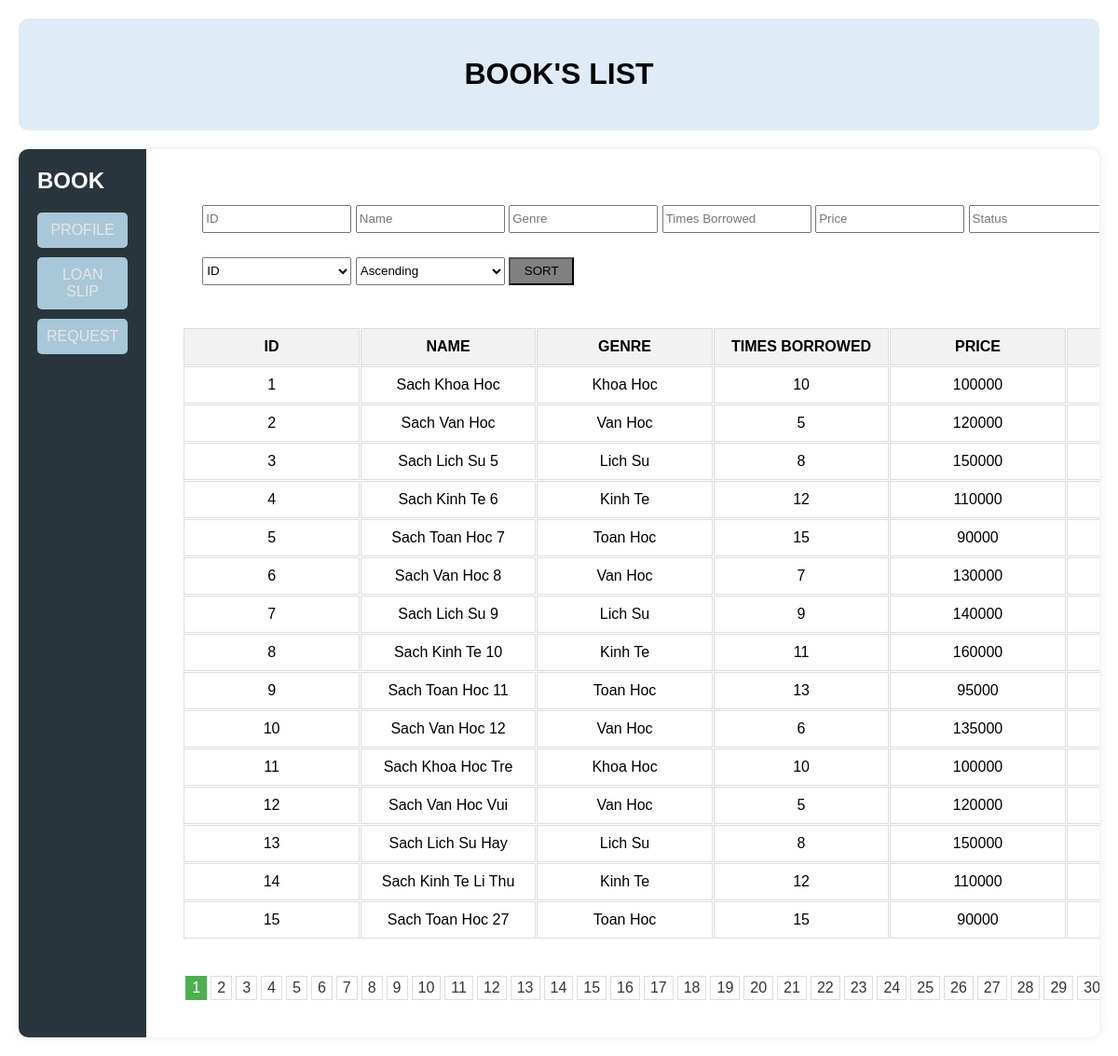
The page /book2.php on the database its author committed.
### tables this page shows
CREATE TABLE sach (
    idsach SERIAL PRIMARY KEY,
    phanloai VARCHAR(50),
    phimuon INT,
    ten VARCHAR(100),
    trangthai varchar(20),
    nhaxuatban VARCHAR(100),
    tacgia VARCHAR(100),
    luotmuon INT,
    idnhanvien INT
);

### book2.php (the view, shortened to what this page needs)
<?php
include "connect.php";
$limit = 15;
$page = isset($_GET['page']) ? $_GET['page'] : 1;
$start = ($page - 1) * $limit;
$sort = isset($_GET['sort']) ? $_GET['sort'] : 'idsach';
$order = isset($_GET['order']) ? $_GET['order'] : 'ASC';
if (isset($_POST['button-search'])) {
    $Id = $_POST['idsach'];
    $Ten = $_POST['ten'];
    $Phanloai = $_POST['phanloai'];
    $Luotmuon = $_POST['luotmuon'];
    $Phimuon = $_POST['phimuon'];
    $Trangthai = $_POST['trangthai'];
    $condition = "1=1";
    if (!empty($Id)) {
        $condition .= " AND idsach = '$Id'";
    }
    if (!empty($Ten)) {
        $condition .= " AND ten LIKE '%$Ten%'";
    }
    if (!empty($Phanloai)) {
        $condition .= " AND phanloai LIKE '%$Phanloai%'";
    }
    if (!empty($Luotmuon)) {
        $condition .= " AND luotmuon LIKE '%$Luotmuon%'";
    }
    if (!empty($Phimuon)) {
        $condition .= " AND phimuon LIKE '%$Phimuon%'";
    }
    if (!empty($Trangthai)) {
        $condition .= " AND trangthai LIKE '%$Trangthai%'";
    }
    $sql = "SELECT * FROM sach WHERE $condition ORDER BY $sort $order LIMIT $start, $limit";
} else {
    $sql = "SELECT * FROM sach ORDER BY $sort $order LIMIT $start, $limit";
}
$result = mysqli_query($conn, $sql);
$total_records_query = "SELECT COUNT(*) FROM sach";
$total_records_result = mysqli_query($conn, $total_records_query);
$total_records = mysqli_fetch_array($total_records_result)[0];
$total_pages = ceil($total_records / $limit);
?>
<html lang="en">
          <head>
          </head>
          <body>
		  <div class="container">
		  <div class="header">
				<h1>BOOK'S LIST</h1>
			</div>
			<div class="content">
				<div class="sidebar">
					<h2>BOOK</h2>
					<a href="reader.php">PROFILE</a>
					<a href="loan.php">LOAN SLIP</a>
					<a href="request.php">REQUEST</a>
				</div>
				<div class="main">
				<div class="form-change">
				<form action="book2.php" class="form-edit" method="post" enctype="multipart/form-data">
					<input type="text" class="form-container" placeholder="ID" name="idsach">
					<input type="text" class="form-container" placeholder="Name" name="ten">
					<input type="text" class="form-container" placeholder="Genre" name="phanloai">
					<input type="text" class="form-container" placeholder="Times Borrowed" name="luotmuon">
					<input type="text" class="form-container" placeholder="Price" name="phimuon">
					<input type="text" class="form-container" placeholder="Status" name="trangthai">
				</form>
                <form action="book.php" method="get">
        <select name="sort" class="form-container">
            <option value="idsach">ID</option>
        </select>
        <select name="order" class="form-container">
            <option value="ASC">Ascending</option>
        </select>
        <button class="bt" type="submit">SORT</button>
    </form>
				</div>
				<div class="table-container">
        <div class="grid-container">
            <div class="header1">ID</div>
            <div class="header1">NAME</div>
            <div class="header1">GENRE</div>
            <div class="header1">TIMES BORROWED</div>
            <div class="header1">PRICE</div>
			<div class="header1">STATUS</div>
            <?php
            if ($result) {
                while ($row = mysqli_fetch_assoc($result)) {
                    echo "<div>" . $row['idsach'] . "</div>";
                    echo "<div>" . $row['ten'] . "</div>";
                    echo "<div>" . $row['phanloai'] . "</div>";
                    echo "<div>" . $row['luotmuon'] . "</div>";
                    echo "<div>" . $row['phimuon'] . "</div>";
					echo "<div>" . $row['trangthai'] . "</div>";
                }
            }
            ?>
        </div>
    </div>
    <div class="pagination">
        <?php
        for ($i = 1; $i <= $total_pages; $i++) {
            echo "<a href='?page=" . $i . "'";
            if ($i == $page) echo " class='active'";
            echo ">" . $i . "</a>";
        }
        ?>
    </div>
				</div>
			</div>
		</div>
          </body>
          </html>

### book2.php (style rules this page uses)
body { margin: 0; padding: 0; background: #FFFFFF; font-family: 'Arial', sans-serif; overflow-x: hidden; }
.container { display: flex; flex-direction: column; min-height: 100vh; max-width: 100vw; margin: 0 auto; padding: 20px; box-sizing: border-box; }
.content { flex: 1; display: flex; flex-direction: row; background: #FFFFFF; border-radius: 10px; overflow: hidden; box-shadow: 0 0 10px rgba(0, 0, 0, 0.1); }
.header { text-align: center; padding: 20px; background: #DFEBF6; border-radius: 10px; margin-bottom: 20px; }
.sidebar { width: 270px; background: #29353C; color: #E6E6E6; padding: 20px; box-sizing: border-box; display: flex; flex-direction: column; }
.sidebar h2 { margin-top: 0; margin-bottom: 20px; color: #FFFFFF; }
.sidebar a { text-decoration: none; color: #E6E6E6; display: block; padding: 10px; margin-bottom: 10px; background: #A8C7D8; text-align: center; border-radius: 5px; }
.main { flex: 1; padding: 40px; display: flex; flex-direction: column; }
.grid-container { display: grid; grid-template-columns: repeat(6, 1fr); gap: 1px; width: 100%; margin: 20px auto; }
.grid-container > div { border: 1px solid #ddd; padding: 10px; text-align: center; }
.header1 { background-color: #f2f2f2; font-weight: bold; text-align: center; }
.table-container { position: relative; width: 100%; overflow-x: auto; }
.pagination { display: flex; justify-content: center; margin-top: 20px; }
.pagination a { color: #333; padding: 3px 6px; text-decoration: none; border: 1px solid #ddd; margin: 0 2px; }
.pagination a.active { background-color: #4CAF50; color: white; border: 1px solid #4CAF50; }
.form-container { width: 100%; max-width: 160px; height: 30px; margin-bottom: 10px; }
.form-change { margin-top: 20px; width: 100%; padding: 0 20px; box-sizing: border-box; }
.bt { height: 30px; background-color: grey; cursor: pointer; width: 70px; margin-right: 6px; }

### rows shown on the page
sach: idsach "1", ten "Sach Khoa Hoc", phanloai "Khoa Hoc", luotmuon "10", phimuon "100000"
sach: idsach "2", ten "Sach Van Hoc", phanloai "Van Hoc", luotmuon "5", phimuon "120000"
sach: idsach "3", ten "Sach Lich Su 5", phanloai "Lich Su", luotmuon "8", phimuon "150000"
sach: idsach "4", ten "Sach Kinh Te 6", phanloai "Kinh Te", luotmuon "12", phimuon "110000"
sach: idsach "5", ten "Sach Toan Hoc 7", phanloai "Toan Hoc", luotmuon "15", phimuon "90000"
sach: idsach "6", ten "Sach Van Hoc 8", phanloai "Van Hoc", luotmuon "7", phimuon "130000"
sach: idsach "7", ten "Sach Lich Su 9", phanloai "Lich Su", luotmuon "9", phimuon "140000"
sach: idsach "8", ten "Sach Kinh Te 10", phanloai "Kinh Te", luotmuon "11", phimuon "160000"
sach: idsach "9", ten "Sach Toan Hoc 11", phanloai "Toan Hoc", luotmuon "13", phimuon "95000"
sach: idsach "10", ten "Sach Van Hoc 12", phanloai "Van Hoc", luotmuon "6", phimuon "135000"
sach: idsach "11", ten "Sach Khoa Hoc Tre", phanloai "Khoa Hoc", luotmuon "10", phimuon "100000"
sach: idsach "12", ten "Sach Van Hoc Vui", phanloai "Van Hoc", luotmuon "5", phimuon "120000"
sach: idsach "13", ten "Sach Lich Su Hay", phanloai "Lich Su", luotmuon "8", phimuon "150000"
sach: idsach "14", ten "Sach Kinh Te Li Thu", phanloai "Kinh Te", luotmuon "12", phimuon "110000"
sach: idsach "15", ten "Sach Toan Hoc 27", phanloai "Toan Hoc", luotmuon "15", phimuon "90000"
